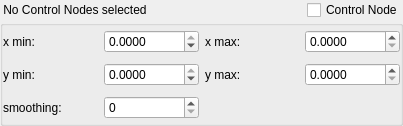
<?xml version="1.0" encoding="UTF-8"?>
<ui version="4.0">
 <class>ControlPointView</class>
 <widget class="QWidget" name="ControlPointView">
  <property name="geometry">
   <rect>
    <x>0</x>
    <y>0</y>
    <width>403</width>
    <height>126</height>
   </rect>
  </property>
  <property name="sizePolicy">
   <sizepolicy hsizetype="Preferred" vsizetype="Preferred">
    <horstretch>0</horstretch>
    <verstretch>0</verstretch>
   </sizepolicy>
  </property>
  <property name="minimumSize">
   <size>
    <width>0</width>
    <height>0</height>
   </size>
  </property>
  <property name="windowTitle">
   <string>Form</string>
  </property>
  <layout class="QVBoxLayout" name="verticalLayout">
   <property name="spacing">
    <number>0</number>
   </property>
   <property name="leftMargin">
    <number>0</number>
   </property>
   <property name="topMargin">
    <number>0</number>
   </property>
   <property name="rightMargin">
    <number>0</number>
   </property>
   <property name="bottomMargin">
    <number>0</number>
   </property>
   <item>
    <layout class="QHBoxLayout" name="horizontalLayout">
     <property name="spacing">
      <number>0</number>
     </property>
     <item>
      <widget class="QLabel" name="coord">
       <property name="sizePolicy">
        <sizepolicy hsizetype="MinimumExpanding" vsizetype="Preferred">
         <horstretch>0</horstretch>
         <verstretch>0</verstretch>
        </sizepolicy>
       </property>
       <property name="minimumSize">
        <size>
         <width>300</width>
         <height>0</height>
        </size>
       </property>
       <property name="text">
        <string> No Control Nodes selected</string>
       </property>
      </widget>
     </item>
     <item>
      <widget class="QCheckBox" name="controlPointCheckBox">
       <property name="text">
        <string>Control Node</string>
       </property>
      </widget>
     </item>
    </layout>
   </item>
   <item>
    <widget class="QGroupBox" name="groupBox">
     <property name="enabled">
      <bool>true</bool>
     </property>
     <property name="minimumSize">
      <size>
       <width>200</width>
       <height>0</height>
      </size>
     </property>
     <property name="title">
      <string/>
     </property>
     <layout class="QGridLayout" name="gridLayout">
      <property name="leftMargin">
       <number>0</number>
      </property>
      <property name="topMargin">
       <number>0</number>
      </property>
      <property name="rightMargin">
       <number>0</number>
      </property>
      <property name="bottomMargin">
       <number>0</number>
      </property>
      <property name="verticalSpacing">
       <number>6</number>
      </property>
      <item row="0" column="1">
       <widget class="QDoubleSpinBox" name="xBoundMin">
        <property name="enabled">
         <bool>true</bool>
        </property>
        <property name="decimals">
         <number>4</number>
        </property>
        <property name="minimum">
         <double>-9999.899999999999636</double>
        </property>
        <property name="maximum">
         <double>0.000000000000000</double>
        </property>
        <property name="singleStep">
         <double>0.010000000000000</double>
        </property>
       </widget>
      </item>
      <item row="0" column="3">
       <widget class="QDoubleSpinBox" name="xBoundMax">
        <property name="enabled">
         <bool>true</bool>
        </property>
        <property name="decimals">
         <number>4</number>
        </property>
        <property name="maximum">
         <double>9999.989999999999782</double>
        </property>
        <property name="singleStep">
         <double>0.010000000000000</double>
        </property>
       </widget>
      </item>
      <item row="0" column="0">
       <widget class="QLabel" name="xBoundMinLabel">
        <property name="enabled">
         <bool>true</bool>
        </property>
        <property name="text">
         <string>x min:</string>
        </property>
       </widget>
      </item>
      <item row="1" column="3">
       <widget class="QDoubleSpinBox" name="yBoundMax">
        <property name="enabled">
         <bool>true</bool>
        </property>
        <property name="decimals">
         <number>4</number>
        </property>
        <property name="maximum">
         <double>9999.989999999999782</double>
        </property>
        <property name="singleStep">
         <double>0.010000000000000</double>
        </property>
       </widget>
      </item>
      <item row="1" column="0">
       <widget class="QLabel" name="yBoundMinLabel">
        <property name="enabled">
         <bool>true</bool>
        </property>
        <property name="text">
         <string>y min:</string>
        </property>
       </widget>
      </item>
      <item row="2" column="0">
       <widget class="QLabel" name="smoothingLabel">
        <property name="text">
         <string>smoothing:</string>
        </property>
       </widget>
      </item>
      <item row="1" column="2">
       <widget class="QLabel" name="yBoundMaxLabel">
        <property name="enabled">
         <bool>true</bool>
        </property>
        <property name="text">
         <string>y max:</string>
        </property>
       </widget>
      </item>
      <item row="0" column="2">
       <widget class="QLabel" name="xBoundMaxLabel">
        <property name="enabled">
         <bool>true</bool>
        </property>
        <property name="text">
         <string>x max:</string>
        </property>
       </widget>
      </item>
      <item row="1" column="1">
       <widget class="QDoubleSpinBox" name="yBoundMin">
        <property name="enabled">
         <bool>true</bool>
        </property>
        <property name="decimals">
         <number>4</number>
        </property>
        <property name="minimum">
         <double>-9999.989999999999782</double>
        </property>
        <property name="maximum">
         <double>0.000000000000000</double>
        </property>
        <property name="singleStep">
         <double>0.010000000000000</double>
        </property>
       </widget>
      </item>
      <item row="2" column="1">
       <widget class="QSpinBox" name="smoothingValue">
        <property name="enabled">
         <bool>true</bool>
        </property>
        <property name="maximum">
         <number>10</number>
        </property>
       </widget>
      </item>
     </layout>
    </widget>
   </item>
  </layout>
 </widget>
 <resources/>
 <connections/>
</ui>
